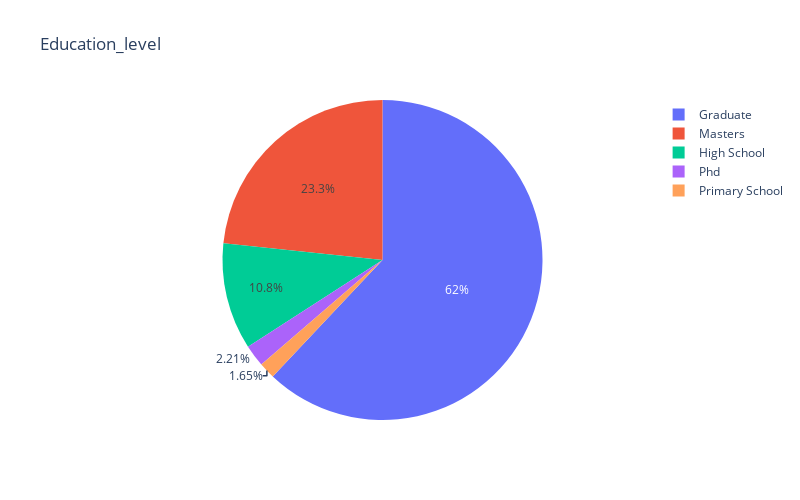

Notebook source saved alongside this figure:
### Markdown cell above
#### Distribution of different educational level

### Code cell
import plotly.express as px
from plotly.subplots import make_subplots
import plotly.graph_objs as go

el = df_train['education_level'].value_counts().reset_index()
el.columns = [
    'education_level', 
    'percent'
]
el['percent'] /= len(df_train)

fig = px.pie(
    el, 
    names='education_level', 
    values='percent', 
    title='Education_level', 
    width=800,
    height=500 
)

fig.show()

### Figure 1 — Plotly figure (JSON) as saved in the notebook; plotly's stock layout.template omitted (floating-point values rounded to 4 significant figures)
{"data": [{"domain": {"x": [0, 1], "y": [0, 1]}, "hovertemplate": "education_level=%{label}<br>percent=%{value}<extra></extra>", "labels": ["Graduate", "Masters", "High School", "Phd", "Primary School"], "legendgroup": "", "name": "", "showlegend": true, "type": "pie", "values": [0.6054, 0.2276, 0.1053, 0.02161, 0.01608]}], "layout": {"height": 500, "legend": {"tracegroupgap": 0}, "title": {"text": "Education_level"}, "width": 800}}
